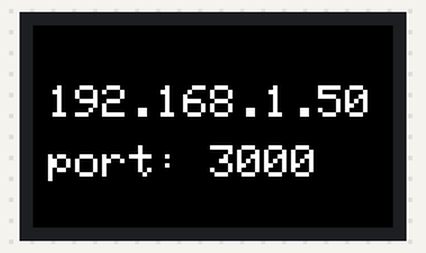
Bench run of a program on a simulated ESP8266 (NodeMCU). On the bench: 240×135 colour display. WiFi joins after 1.5 s; servers stay silent unless stated.

Above: at 2.0 s.

The program:

main.cpp
```cpp
#include <ESP8266WiFi.h>
#include <SPI.h>
#include <TFT_eSPI.h>
#include <WiFiUdp.h>
#include "wifi_config.h"

#include "images/chains.h"
#include "images/droplets.h"
#include "images/fox.h"
#include "images/lock.h"
#include "images/stars.h"

TFT_eSPI tft = TFT_eSPI();
WiFiUDP UDP;
char udp_buf[255];

#define d2r    0.0174532925 // degrees to radians
#define WIDTH  240
#define HEIGHT 135

const uint8_t cx = WIDTH  / 2;
const uint8_t cy = HEIGHT / 2;

// global state
uint8_t pause = 0;
uint8_t mode = 0;
uint8_t modecontext = 0;
uint8_t draw_flag = 0;

void     set_mode_from_udp();
void     draw_modes();
int      conc_ring(int width, int frequency, int offset);
void     draw_once(int16_t x, int16_t y, int16_t w, int16_t h, const uint16_t *data);
void     draw_once_centered(int16_t w, int16_t h, const uint16_t *data);

void setup(void)
{
	tft.begin();
	tft.setRotation(1);
	tft.fillScreen(TFT_BLACK);
	tft.setSwapBytes(true);
	tft.setTextColor(TFT_WHITE, TFT_BLACK);
	tft.setTextSize(3);

	WiFi.setSleepMode(WIFI_NONE_SLEEP);
	WiFi.begin(WIFI_N_SSID, WIFI_N_PASS);
	WiFi.mode(WIFI_STA);

	// loading dots
	int n_dots = 1;
	char message[15]; // connecting...\0 at most
	sprintf(message, "connecting   ");
	while (WiFi.status() != WL_CONNECTED) {
		for (int i = 0; i < 3; i++) {
			if (i <= n_dots) {
				message[i + 10] = '.';
			} else {
				message[i + 10] = ' ';
			}
		}
		tft.drawString(message, 10, 40);
		n_dots = (n_dots + 1) % 3;
		delay(200);
	}

	UDP.begin(RECV_PORT);
	tft.fillScreen(TFT_BLACK);
}

void loop()
{
	uint8_t oldmode = mode;
	set_mode_from_udp();

	if (!pause) {
		draw_modes();
	}

	if (oldmode != mode) {
		tft.fillScreen(TFT_BLACK);
		pause = 0;
		draw_flag = 0;
	}
}

void set_mode_from_udp()
{
	int packet_size = UDP.parsePacket();
	if (packet_size) {
		int len = UDP.read(udp_buf, 255);
		if (len > 0)
  		{
    		udp_buf[len] = '\0';
  		}
  		mode = udp_buf[0] - 1;
	}
}

void draw_modes()
{
	if (mode == 0) {
		tft.setTextSize(3);
		tft.drawString(WiFi.localIP().toString(), 10, 40);
		char portstr[10];
		sprintf(portstr, "port: %d", RECV_PORT);
		tft.drawString(portstr, 10, 80);
	}
	if (mode == 1) {
		draw_once_centered(stars_width, stars_height, (const uint16_t*)stars);
	}
	if (mode == 2) {
		modecontext = conc_ring(20, 30, modecontext);
	}
	if (mode == 3) {
		modecontext = conc_ring(20, 40, modecontext);
	}
	if (mode == 4) {
		draw_once_centered(lock_width, lock_height, (const uint16_t*)lock);
	}
	if (mode == 5) {
		draw_once_centered(chains_width, chains_height, (const uint16_t*)chains);
	}
	if (mode == 6) {
		draw_once_centered(droplets_width, droplets_height, (const uint16_t*)droplets);
	}
	if (mode == 7) {

	}
	if (mode == 8) {
		draw_once_centered(fox_width, fox_height, (const uint16_t*)fox);
	}
}

int conc_ring(int width, int frequency, int offset)
{
	for (int r = -width; r < 140; r += frequency){
	tft.drawEllipse(
		cx,
		cy,
		max(r + offset, 0),
		max(r + offset, 0),
		TFT_WHITE
		);
	tft.drawEllipse(
		cx,
		cy,
		r + offset + width,
		r + offset + width,
		TFT_BLACK
		);
	}
	offset += 1;
	offset = offset % frequency;
	return offset;
}

void draw_once_centered(int16_t w, int16_t h, const uint16_t *data)
{
	int16_t x = (WIDTH  - w) / 2;
	int16_t y = (HEIGHT - h) / 2;
	draw_once(x, y, w, h, data);
}

void draw_once(int16_t x, int16_t y, int16_t w, int16_t h, const uint16_t *data)
{
	if (!draw_flag) {
		tft.pushImage(x, y, w, h, data);
		draw_flag = 1;
	}
}
```

chains.h
```cpp
// Generated by png2c [(c) Oleg Vaskevich 2013]

#include <pgmspace.h>

#ifndef _chains_H_
#define _chains_H_

extern const unsigned int chains_width;
extern const unsigned int chains_height;
extern const int chains_size;
extern const unsigned short chains[] PROGMEM;

#endif
```

droplets.h
```cpp
// Generated by png2c [(c) Oleg Vaskevich 2013]

#include <pgmspace.h>

#ifndef _droplets_H_
#define _droplets_H_

extern const unsigned int droplets_width;
extern const unsigned int droplets_height;
extern const int droplets_size;
extern const unsigned short droplets[] PROGMEM;

#endif
```

fox.h
```cpp
// Generated by png2c [(c) Oleg Vaskevich 2013]

#include <pgmspace.h>

#ifndef _fox_H_
#define _fox_H_

extern const unsigned int fox_width;
extern const unsigned int fox_height;
extern const int fox_size;
extern const unsigned short fox[] PROGMEM;

#endif
```

lock.h
```cpp
// Generated by png2c [(c) Oleg Vaskevich 2013]

#include <pgmspace.h>

#ifndef _lock_H_
#define _lock_H_

extern const unsigned int lock_width;
extern const unsigned int lock_height;
extern const int lock_size;
extern const unsigned short lock[] PROGMEM;

#endif
```

stars.h
```cpp
// Generated by png2c [(c) Oleg Vaskevich 2013]

#include <pgmspace.h>

#ifndef  stars_H_
#define  stars_H_

extern const unsigned int stars_width;
extern const unsigned int stars_height;
extern const int stars_size;
extern const unsigned short stars[] PROGMEM;

#endif
```

wifi_config.h
```cpp
/*
 * wifi configuration:
 * this is an ugly solution and should probably be rewritten to use
 * https://github.com/tzapu/WiFiManager
 * or something that doesn't bake it into the device to where you could
 * easily pull the memory and check the strings
 * (or put it in the build flags but that's also pullable from strings)
 *
 */

#define WIFI_N_SSID "YOUR SSID HERE"
#define WIFI_N_PASS "YOUR PASS HERE"
#define RECV_PORT   3000
```

Source omitted: chains.c (211183 bytes), droplets.c (114185 bytes), fox.c (data table, 259248 bytes), lock.c (76039 bytes), stars.c (74624 bytes)
